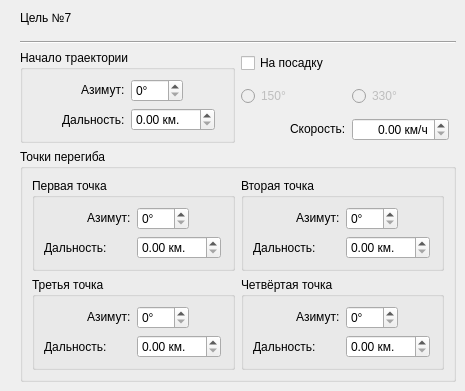
    <widget class="QWidget" name="page_4">
     <widget class="QWidget" name="layoutWidget_2">
      <property name="geometry">
       <rect>
        <x>20</x>
        <y>0</y>
        <width>436</width>
        <height>382</height>
       </rect>
      </property>
      <layout class="QGridLayout" name="LayoutTarget7">
       <item row="0" column="0" alignment="Qt::AlignLeft">
        <widget class="QLabel" name="LabelTarget7">
         <property name="text">
          <string>Цель №7</string>
         </property>
        </widget>
       </item>
       <item row="1" column="0">
        <widget class="Line" name="Line7">
         <property name="orientation">
          <enum>Qt::Horizontal</enum>
         </property>
        </widget>
       </item>
       <item row="2" column="0">
        <layout class="QGridLayout" name="LayoutTrajectoryStart7">
         <item row="0" column="0">
          <widget class="QGroupBox" name="TargetStart7">
           <property name="title">
            <string>Начало траектории</string>
           </property>
           <layout class="QGridLayout" name="gridLayout_3">
            <item row="0" column="0">
             <layout class="QGridLayout" name="LayoutAzimuthRangeStart7">
              <item row="0" column="0" alignment="Qt::AlignRight|Qt::AlignVCenter">
               <widget class="QLabel" name="LabelTargetAzimuthStart7">
                <property name="text">
                 <string>Азимут:</string>
                </property>
               </widget>
              </item>
              <item row="0" column="1" alignment="Qt::AlignLeft|Qt::AlignVCenter">
               <widget class="QSpinBox" name="TargetAzimuthStart7">
                <property name="suffix">
                 <string>°</string>
                </property>
                <property name="maximum">
                 <number>360</number>
                </property>
               </widget>
              </item>
              <item row="1" column="1" alignment="Qt::AlignLeft|Qt::AlignVCenter">
               <widget class="QDoubleSpinBox" name="TargetRangeStart7">
                <property name="suffix">
                 <string> км.</string>
                </property>
                <property name="maximum">
                 <double>150.000000000000000</double>
                </property>
               </widget>
              </item>
              <item row="1" column="0" alignment="Qt::AlignRight">
               <widget class="QLabel" name="LabelTargetRangeStart7">
                <property name="text">
                 <string>Дальность:</string>
                </property>
               </widget>
              </item>
             </layout>
            </item>
           </layout>
          </widget>
         </item>
         <item row="0" column="1">
          <layout class="QGridLayout" name="LayoutOptions7">
           <item row="1" column="0">
            <layout class="QGridLayout" name="LayoutSide7">
             <item row="0" column="0" alignment="Qt::AlignLeft|Qt::AlignVCenter">
              <widget class="QRadioButton" name="TargetGoHome1507">
               <property name="enabled">
                <bool>false</bool>
               </property>
               <property name="text">
                <string>150°</string>
               </property>
              </widget>
             </item>
             <item row="0" column="1" alignment="Qt::AlignLeft|Qt::AlignVCenter">
              <widget class="QRadioButton" name="TargetGoHome3307">
               <property name="enabled">
                <bool>false</bool>
               </property>
               <property name="text">
                <string>330°</string>
               </property>
              </widget>
             </item>
            </layout>
           </item>
           <item row="0" column="0" alignment="Qt::AlignLeft|Qt::AlignVCenter">
            <widget class="QCheckBox" name="TargetGoHome7">
             <property name="cursor">
              <cursorShape>PointingHandCursor</cursorShape>
             </property>
             <property name="text">
              <string>На посадку</string>
             </property>
            </widget>
           </item>
           <item row="2" column="0">
            <layout class="QGridLayout" name="LayoutSpeed7">
             <item row="0" column="1" alignment="Qt::AlignLeft|Qt::AlignVCenter">
              <widget class="QDoubleSpinBox" name="TargetSpeed7">
               <property name="alignment">
                <set>Qt::AlignRight|Qt::AlignTrailing|Qt::AlignVCenter</set>
               </property>
               <property name="suffix">
                <string> км/ч</string>
               </property>
               <property name="maximum">
                <double>1200.000000000000000</double>
               </property>
              </widget>
             </item>
             <item row="0" column="0" alignment="Qt::AlignRight|Qt::AlignVCenter">
              <widget class="QLabel" name="LabelSpeedTarget7">
               <property name="text">
                <string>Скорость:</string>
               </property>
              </widget>
             </item>
            </layout>
           </item>
          </layout>
         </item>
        </layout>
       </item>
       <item row="3" column="0">
        <widget class="QGroupBox" name="TargetExtremums7">
         <property name="title">
          <string>Точки перегиба</string>
         </property>
         <layout class="QGridLayout" name="gridLayout_10">
          <item row="0" column="0">
           <widget class="QGroupBox" name="TargetExtremumFirst7">
            <property name="title">
             <string>Первая точка</string>
            </property>
            <layout class="QGridLayout" name="gridLayout_17">
             <item row="0" column="0">
              <layout class="QGridLayout" name="LayoutExtremumFirst7">
               <item row="0" column="0" alignment="Qt::AlignRight|Qt::AlignVCenter">
                <widget class="QLabel" name="LabelTargetAzimuthExtremumFirst7">
                 <property name="text">
                  <string>Азимут:</string>
                 </property>
                </widget>
               </item>
               <item row="0" column="1" alignment="Qt::AlignLeft|Qt::AlignVCenter">
                <widget class="QSpinBox" name="TargetAzimuthExtremumFirst7">
                 <property name="suffix">
                  <string>°</string>
                 </property>
                 <property name="maximum">
                  <number>360</number>
                 </property>
                </widget>
               </item>
               <item row="1" column="0">
                <widget class="QLabel" name="LabelTargetRangeExtremumFirst7">
                 <property name="text">
                  <string>Дальность:</string>
                 </property>
                </widget>
               </item>
               <item row="1" column="1" alignment="Qt::AlignLeft|Qt::AlignVCenter">
                <widget class="QDoubleSpinBox" name="TargetRangeExtremumFirst7">
                 <property name="suffix">
                  <string> км.</string>
                 </property>
                 <property name="maximum">
                  <double>150.000000000000000</double>
                 </property>
                </widget>
               </item>
              </layout>
             </item>
            </layout>
           </widget>
          </item>
          <item row="0" column="1">
           <widget class="QGroupBox" name="TargetExtremumSecond7">
            <property name="title">
             <string>Вторая точка</string>
            </property>
            <layout class="QGridLayout" name="gridLayout_15">
             <item row="0" column="0">
              <layout class="QGridLayout" name="LayoutExtremumSecond7">
               <item row="0" column="0" alignment="Qt::AlignRight|Qt::AlignVCenter">
                <widget class="QLabel" name="LabelTargetAzimuthExtremumSecond7">
                 <property name="text">
                  <string>Азимут:</string>
                 </property>
                </widget>
               </item>
               <item row="0" column="1" alignment="Qt::AlignLeft|Qt::AlignVCenter">
                <widget class="QSpinBox" name="TargetAzimuthExtremumSecond7">
                 <property name="suffix">
                  <string>°</string>
                 </property>
                 <property name="maximum">
                  <number>360</number>
                 </property>
                </widget>
               </item>
               <item row="1" column="0">
                <widget class="QLabel" name="LabelTargetRangeExtremumSecond7">
                 <property name="text">
                  <string>Дальность:</string>
                 </property>
                </widget>
               </item>
               <item row="1" column="1" alignment="Qt::AlignLeft|Qt::AlignVCenter">
                <widget class="QDoubleSpinBox" name="TargetRangeExtremumSecond7">
                 <property name="suffix">
                  <string> км.</string>
                 </property>
                 <property name="maximum">
                  <double>150.000000000000000</double>
                 </property>
                </widget>
               </item>
              </layout>
             </item>
            </layout>
           </widget>
          </item>
          <item row="1" column="0">
           <widget class="QGroupBox" name="TargetExtremumThird7">
            <property name="title">
             <string>Третья точка</string>
            </property>
            <layout class="QGridLayout" name="gridLayout_18">
             <item row="0" column="0">
              <layout class="QGridLayout" name="LayoutExtremumThird7">
               <item row="0" column="0" alignment="Qt::AlignRight|Qt::AlignVCenter">
                <widget class="QLabel" name="LabelTargetAzimuthExtremumThird7">
                 <property name="text">
                  <string>Азимут:</string>
                 </property>
                </widget>
               </item>
               <item row="0" column="1" alignment="Qt::AlignLeft|Qt::AlignVCenter">
                <widget class="QSpinBox" name="TargetAzimuthExtremumThird7">
                 <property name="suffix">
                  <string>°</string>
                 </property>
                 <property name="maximum">
                  <number>360</number>
                 </property>
                </widget>
               </item>
               <item row="1" column="0">
                <widget class="QLabel" name="LabelTargetRangeExtremumThird7">
                 <property name="text">
                  <string>Дальность:</string>
                 </property>
                </widget>
               </item>
               <item row="1" column="1" alignment="Qt::AlignLeft|Qt::AlignVCenter">
                <widget class="QDoubleSpinBox" name="TargetRangeExtremumThird7">
                 <property name="suffix">
                  <string> км.</string>
                 </property>
                 <property name="maximum">
                  <double>150.000000000000000</double>
                 </property>
                </widget>
               </item>
              </layout>
             </item>
            </layout>
           </widget>
          </item>
          <item row="1" column="1">
           <widget class="QGroupBox" name="TargetExtremumFourth7">
            <property name="title">
             <string>Четвёртая точка</string>
            </property>
            <layout class="QGridLayout" name="gridLayout_19">
             <item row="0" column="0">
              <layout class="QGridLayout" name="LayoutExtremumFourth7">
               <item row="1" column="0">
                <widget class="QLabel" name="LabelTargetRangeExtremumFourth7">
                 <property name="text">
                  <string>Дальность:</string>
                 </property>
                </widget>
               </item>
               <item row="0" column="1" alignment="Qt::AlignLeft|Qt::AlignVCenter">
                <widget class="QSpinBox" name="TargetAzimuthExtremumFourth7">
                 <property name="suffix">
                  <string>°</string>
                 </property>
                 <property name="maximum">
                  <number>360</number>
                 </property>
                </widget>
               </item>
               <item row="0" column="0" alignment="Qt::AlignRight|Qt::AlignVCenter">
                <widget class="QLabel" name="LabelTargetAzimuthExtremumFourth7">
                 <property name="text">
                  <string>Азимут:</string>
                 </property>
                </widget>
               </item>
               <item row="1" column="1" alignment="Qt::AlignLeft|Qt::AlignVCenter">
                <widget class="QDoubleSpinBox" name="TargetRangeExtremumFourth7">
                 <property name="suffix">
                  <string> км.</string>
                 </property>
                 <property name="maximum">
                  <double>150.000000000000000</double>
                 </property>
                </widget>
               </item>
              </layout>
             </item>
            </layout>
           </widget>
          </item>
         </layout>
        </widget>
       </item>
      </layout>
     </widget>
    </widget>
